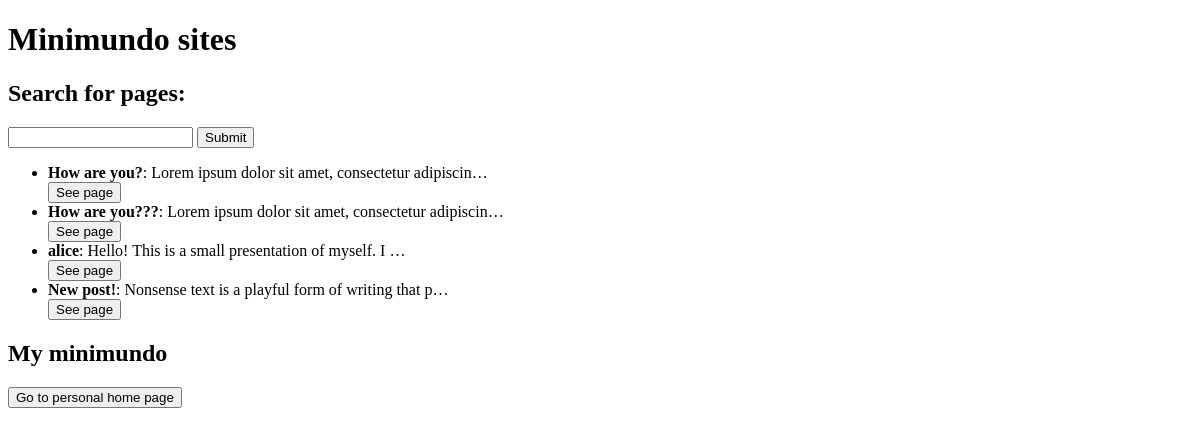
The app's page /, older data.
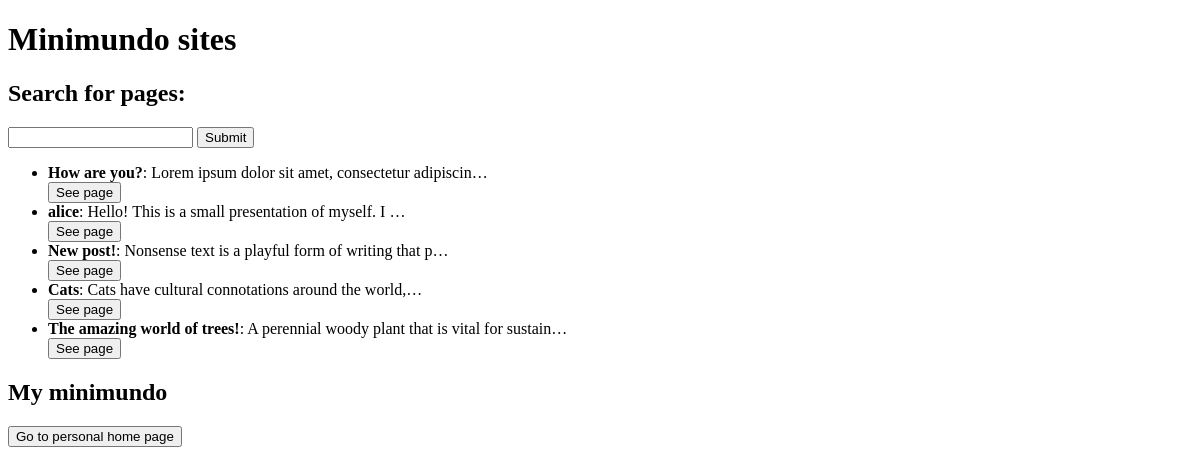
The same page, newer data.
### pages/models.py (models this page shows)
class minipage(models.Model):
	owner = models.ForeignKey(User, on_delete=models.CASCADE)
	name = models.CharField(max_length=200, unique=True)
	content = models.TextField()
	class Meta:
		db_table = 'minipage'

### pages/views.py (the view)
# urls.py: path('', init, name='init'),
def init(request):
	pages = minipage.objects.filter()
	return render(request, 'pages/index.html', {"pages": pages})

### pages/templates/pages/index.html (shortened to what this page needs)
<!DOCTYPE html>
<html>
    <head>
    </head>
    <body>
        <h1>Minimundo sites</h1>
		<h2>Search for pages:</h2>
        <form action="/search/" method="POST">
            <input type="text" name="key"/>
            <input type="submit"/>
        </form>
        {% if no_results %}
            Sorry, there were no results for {{query}}!
        {% else %}
            {% include "./pages.html" %}
        {% endif %}
        <h2>My minimundo</h2>
        {% if user.is_authenticated %}
            <a href='/homePage/{{ user.username|urlencode }}/'>
        {% else %}
            <a href='/login/'>
        {% endif %}
        <button>Go to personal home page</button></a>
    </body>
</html>

### pages/templates/pages/pages.html (shortened to what this page needs)
<!DOCTYPE html>
<html>
    <head>
    </head>
    <body>
        <ul>
            {% for page in pages %}
            <li> <b>{{page.name}}</b>: {{page.content|truncatechars:50}}</li>
            <a href='/pages/{{page.name|urlencode }}/'> <button>See page</button> </a>
            {% endfor %}
        </ul>
    </body>
</html>

Row changes from the older to the newer data that the page shows:
removed minipage: name "How are you???", content "Lorem ipsum dolor sit amet, consectetur adipiscin…"
added minipage: name "Cats", content "Cats have cultural connotations around the world,…"
added minipage: name "The amazing world of trees!", content "A perennial woody plant that is vital for sustain…"
